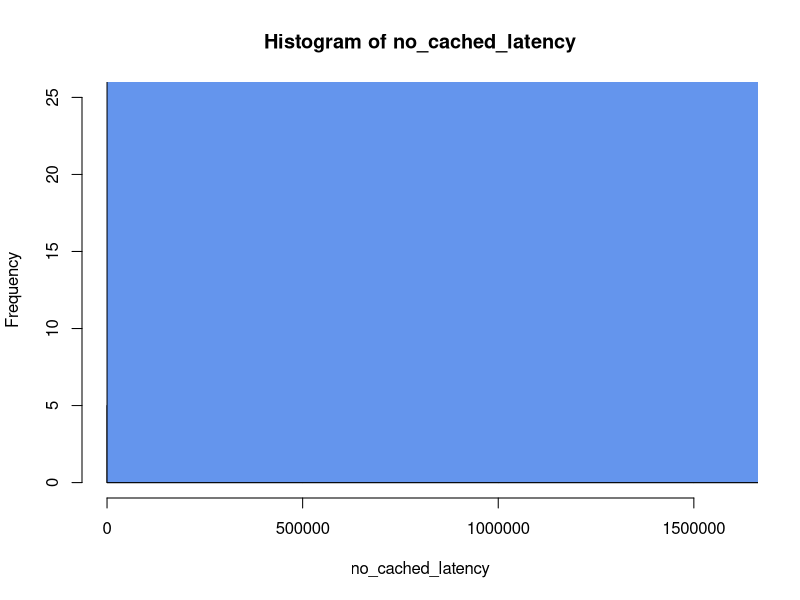

Generate this figure with R:
dat <- read.csv("latencies.csv")

cached_latency = unlist(na.omit(dat[1]))
no_cached_latency = unlist(na.omit(dat[2]))

pdf("histogram.pdf")
hist(no_cached_latency, breaks=1000, col='chocolate1', xlim=c(0, 1600000), ylim=c(0, 25))
hist(cached_latency, breaks=10, col='cornflowerblue', add=T)
dev.off()